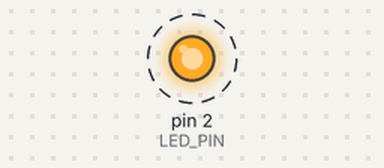
The program below on a simulated Raspberry Pi (wiringPi pin numbers). Parts: output pins drawn as LEDs (lit = HIGH). Dashed ring = blinking. Pin numbers are wiringPi numbers; what the program prints to the terminal is not drawn. At 10.0 s the program stops and its outputs stay as they are.

Above: at 0.18 s.
Timing chart, 0 to 3.0 s (numbered marks = the images above):
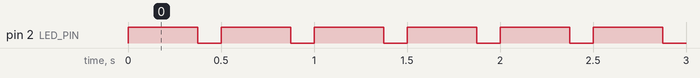

The program:

lab5.1.7.py
```python
import wiringpi as wp
import time

# set pin numbers
LED_PIN = 2

# initialize WiringPi
wp.wiringPiSetup()

# set up LED pin as output
wp.pinMode(LED_PIN, wp.OUTPUT)

# blinking function
def blink(pin, numberBlinks, periode, dutyCycle):
    timeHigh = periode * dutyCycle/100
    timeLow = periode - timeHigh
    for i in range(numberBlinks):
        wp.digitalWrite(pin, wp.HIGH)
        time.sleep(timeHigh)
        wp.digitalWrite(pin, wp.LOW)
        time.sleep(timeLow)

# blink LED 10 times
blink(LED_PIN, 20, 0.5, 75)

# cleanup
print("program executed")
```

Measured:
- by itself, pin 2 (LED_PIN): alternates HIGH for 0.38 s and LOW for 0.13 s, 40 changes in all, then stays LOW
